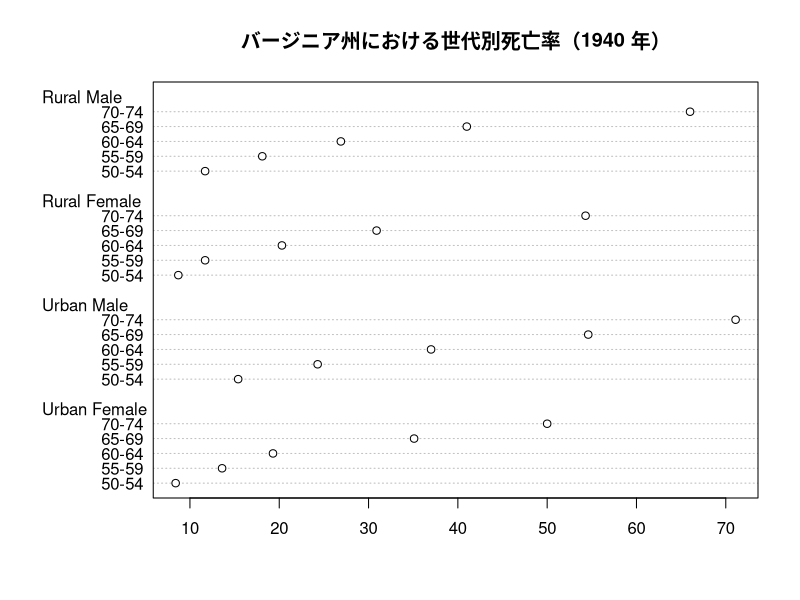

Reproduce this figure in R.
# ドットプロットを描画する
dotchart(VADeaths, main = "バージニア州における世代別死亡率（1940 年）")